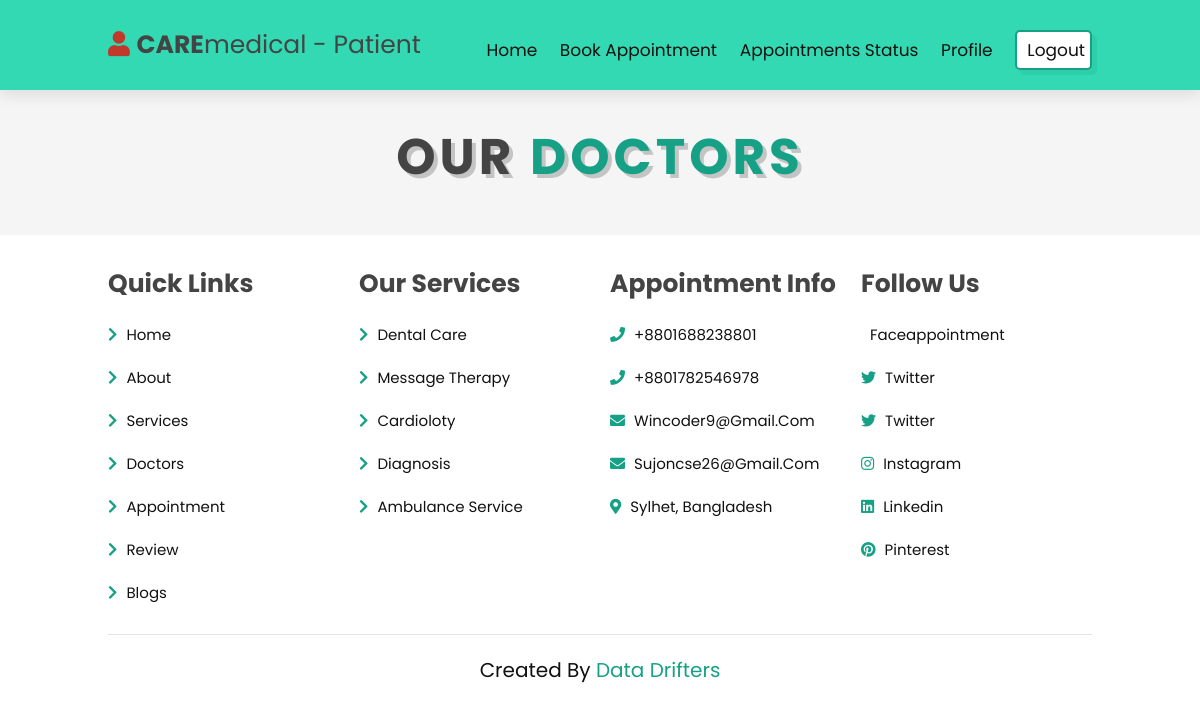
/Patient/Doctors.php, run on an earlier commit of the app's database.
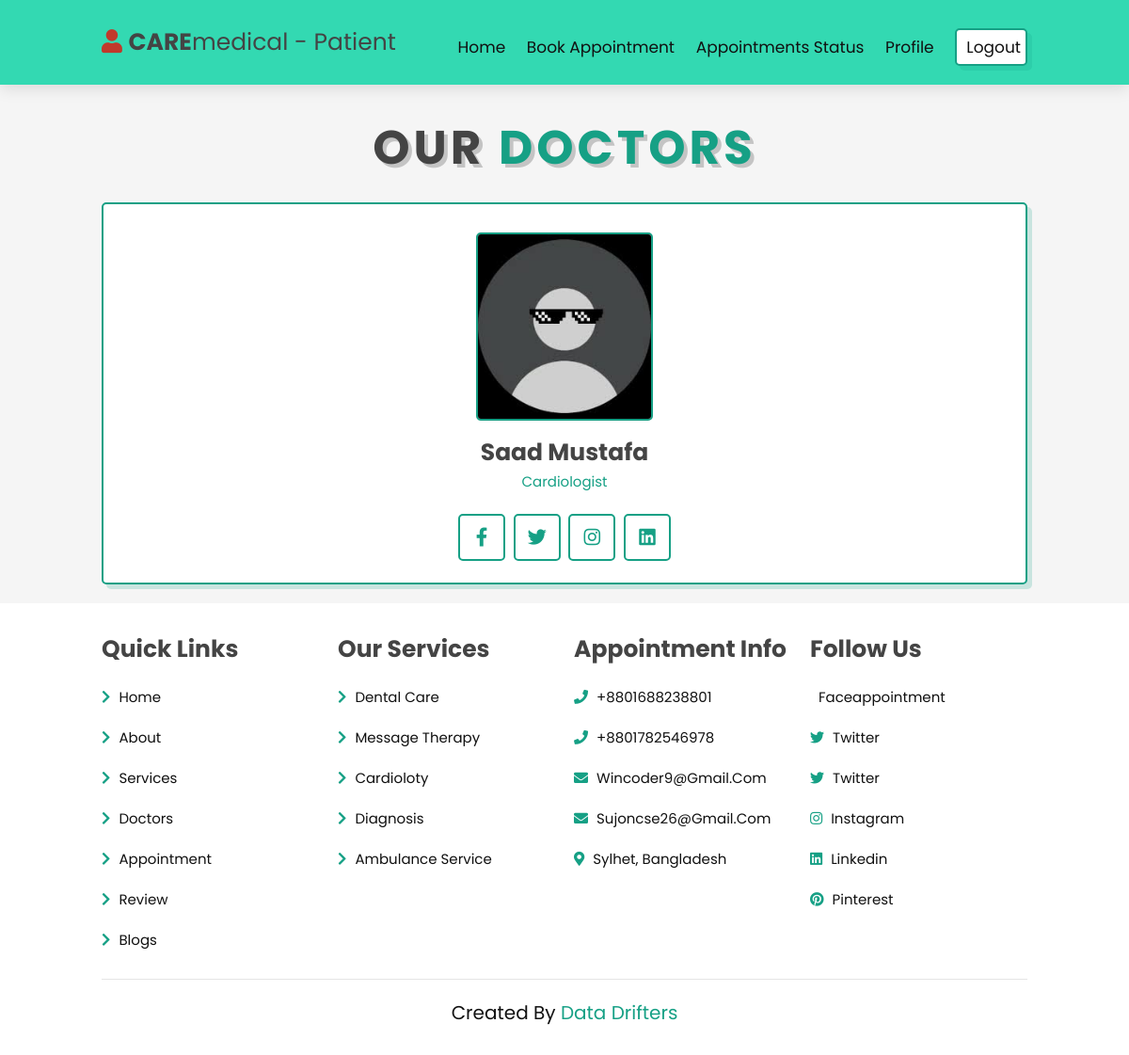
And on a later commit of the database.
### tables this page shows
CREATE TABLE `doctors` (
  `doctor_id` int(11) NOT NULL,
  `full_name` varchar(150) DEFAULT NULL,
  `email` varchar(100) DEFAULT NULL,
  `phone` varchar(20) DEFAULT NULL,
  `specialist` varchar(100) DEFAULT NULL,
  `profile_description` text DEFAULT NULL,
  `profile_photo` varchar(255) DEFAULT NULL,
  `city` varchar(100) DEFAULT NULL,
  `username` varchar(50) DEFAULT NULL
);

### Patient/Doctors.php (the view, shortened to what this page needs)
<!DOCTYPE html>
<html lang="en">
<head>
    <link rel="stylesheet" href="https://cdnjs.cloudflare.com/ajax/libs/font-awesome/5.15.4/css/all.min.css">
    <link rel="stylesheet" href="../css/style.css">
</head>
<body>
<header class="header">
    <a href="./index.php" class="logo">
        <i class="fas fa-user"></i>
        <strong>CARE</strong>medical - Patient
    </a>
    <nav class="navbar">
        <a href="./index.php">Home</a>
        <a href="./appointment.php">Book Appointment</a>
        <a href="./appointment_status.php">Appointments Status</a>
        <a href="./docprofile.php">Profile</a>
        <a href="./logout.php" class="btn btn-danger" onclick="return confirm('Logout?')">Logout</a>
    </nav>
</header>
<section class="doctors" id="doctors">
    <h1 class="heading" style="margin-top:100px;"> our <span>doctors</span> </h1>
    <div class="box-container">
        <?php
        include("./db.php");
        $slc = "SELECT * FROM doctors";
        $run = mysqli_query($conn,$slc);
        while($arr = mysqli_fetch_assoc($run)){ ?>
            <div class="box">
            <img src="../upload/<?php echo $arr['profile_photo'] ?>"
       onerror="this.onerror=null;this.src='upload\download (1).jpeg';"
       alt="Doctor Image">
            <h3><?php echo $arr['full_name'] ?></h3>
            <span><?php echo $arr['specialist'] ?></span>
            <div class="share">
            <a href="#" class="fab fa-facebook-f"></a>
                <a href="#" class="fab fa-twitter"></a>
                <a href="#" class="fab fa-instagram"></a>
                <a href="#" class="fab fa-linkedin"></a>
            </div>
        </div>
<?php
        }
        ?>
    </div>
</section>
<section class="footer">
    <div class="box-container">
        <div class="box">
            <h3>quick links</h3>
            <a href="#home"> <i class="fas fa-chevron-right"></i> home </a>
            <a href="#about"> <i class="fas fa-chevron-right"></i> about </a>
            <a href="#services"> <i class="fas fa-chevron-right"></i> services </a>
            <a href="#doctors"> <i class="fas fa-chevron-right"></i> doctors </a>
            <a href="#appointment"> <i class="fas fa-chevron-right"></i> appointment </a>
            <a href="#review"> <i class="fas fa-chevron-right"></i> review </a>
            <a href="#blogs"> <i class="fas fa-chevron-right"></i> blogs </a>
        </div>
        <div class="box">
            <h3>our services</h3>
            <a href="#"> <i class="fas fa-chevron-right"></i> dental care </a>
            <a href="#"> <i class="fas fa-chevron-right"></i> message therapy </a>
            <a href="#"> <i class="fas fa-chevron-right"></i> cardioloty </a>
            <a href="#"> <i class="fas fa-chevron-right"></i> diagnosis </a>
            <a href="#"> <i class="fas fa-chevron-right"></i> ambulance service </a>
        </div>
        <div class="box">
            <h3>appointment info</h3>
            <a href="#"> <i class="fas fa-phone"></i> +8801688238801 </a>
            <a href="#"> <i class="fas fa-phone"></i> +8801782546978 </a>
            <a href="#"> <i class="fas fa-envelope"></i> wincoder9@gmail.com </a>
            <a href="#"> <i class="fas fa-envelope"></i> sujoncse26@gmail.com </a>
            <a href="#"> <i class="fas fa-map-marker-alt"></i> sylhet, bangladesh </a>
        </div>
        <div class="box">
            <h3>follow us</h3>
            <a href="#"> <i class="fab fa-faceappointment-f"></i> faceappointment </a>
            <a href="#"> <i class="fab fa-twitter"></i> twitter </a>
            <a href="#"> <i class="fab fa-twitter"></i> twitter </a>
            <a href="#"> <i class="fab fa-instagram"></i> instagram </a>
            <a href="#"> <i class="fab fa-linkedin"></i> linkedin </a>
            <a href="#"> <i class="fab fa-pinterest"></i> pinterest </a>
        </div>
    </div>
    <div class="credit"> created by <span>Data Drifters</span> </div>
</section>
</body>
</html>

What changed in the data, as far as the page shows it:
added doctors: profile_photo (picture), full_name "Saad Mustafa", specialist "Cardiologist"
